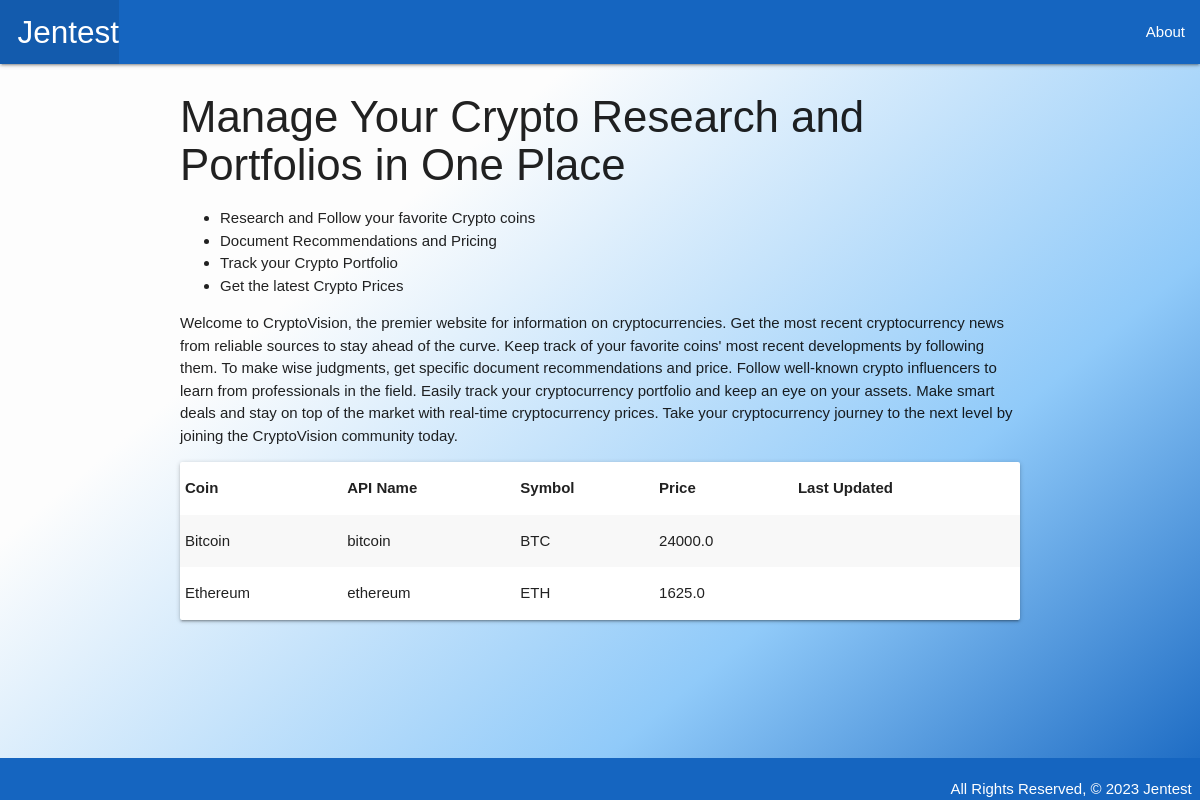
Before: / with the older database file.
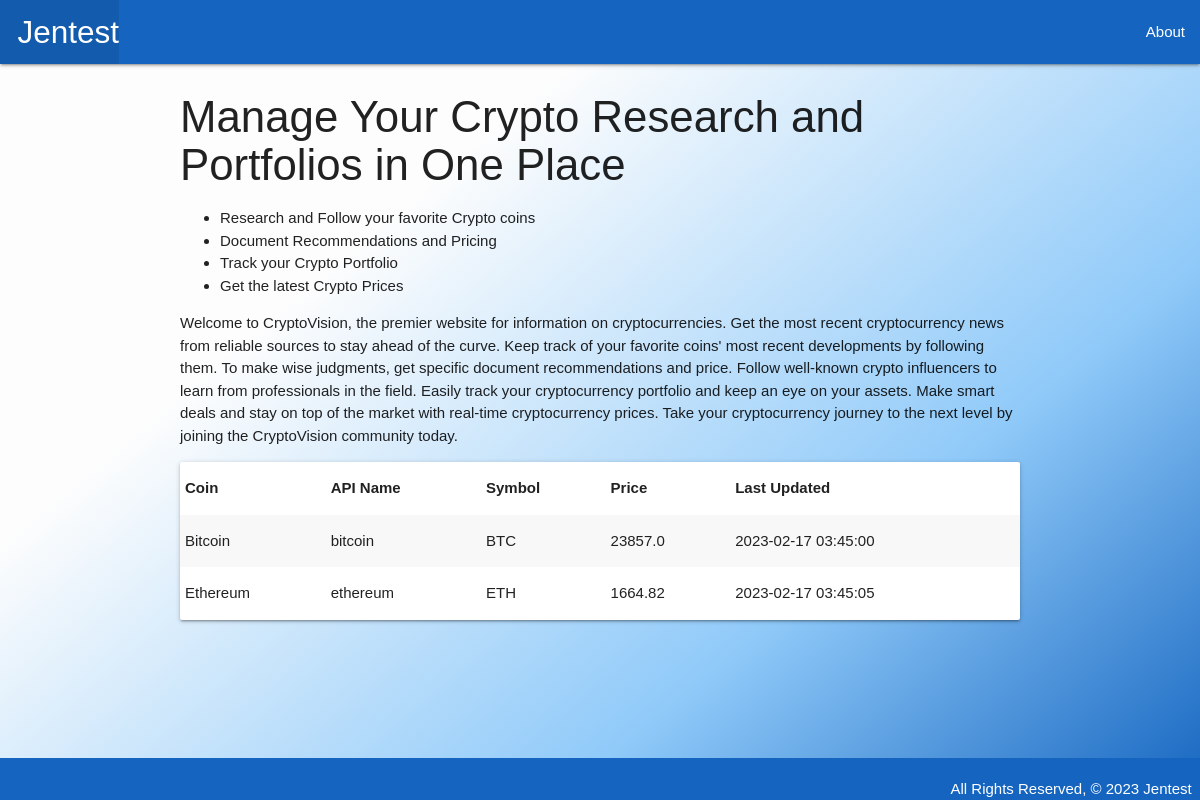
After: the same page with the newer database file.
### MyApp/models.py (models this page shows, shortened)
class Coin(models.Model):
    coin_name = models.CharField(max_length=50)
    api_id = models.CharField(max_length=250, blank=True)
    coin_symbol = models.CharField(max_length=10, blank=True)
    coin_usd_price = models.FloatField(blank=True, null=True)
    last_updated = models.DateTimeField(auto_now=True, blank=True, null=True)
    class Meta:
        ordering = ('coin_name',)

### MyApp/views.py (the view)
# urls.py: 2. Add a URL to urlpatterns:  path('', views.home, name='home')
def home(request):
    coins = Coin.objects.all()
    return render(
        request, 'home.html',
        {'coins': coins}
    )

### MyApp/templates/home.html
{% extends 'base.html' %} {% block content %}
<div class="home-body">
    <h3>Manage Your Crypto Research and Portfolios in One Place</h3>
    <div class="home-body-list">
        <ul class="browser-default">
            <li>Research and Follow your favorite Crypto coins</li>
            <li>Document Recommendations and Pricing</li>
            <li>Track your Crypto Portfolio</li>
            <li>Get the latest Crypto Prices</li>
        </ul>
    </div>
    <p>Welcome to CryptoVision, the premier website for information on cryptocurrencies. Get the most recent cryptocurrency news from reliable sources to stay ahead of the curve. Keep track of your favorite coins' most recent developments by following them. To make wise judgments, get specific document recommendations and price. Follow well-known crypto influencers to learn from professionals in the field. Easily track your cryptocurrency portfolio and keep an eye on your assets. Make smart deals and stay on top of the market with real-time cryptocurrency prices. Take your cryptocurrency journey to the next level by joining the CryptoVision community today.</p>
</div>
<div class="card">
    <table class="striped">
        <thead>
            <tr>
                <th>Coin</th>
                <th>API Name</th>
                <th>Symbol</th>
                <th>Price</th>
                <th>Last Updated</th>
            </tr>
        </thead>
        <tbody>
            {% for coin in coins %}
            <tr>
                <td>{{ coin.coin_name }}</td>
                <td>{{ coin.api_id }}</td>
                <td>{{ coin.coin_symbol }}</td>
                <td>{{ coin.coin_usd_price }}</td>
                <td>{{ coin.last_updated|date:"Y-m-d H:i:s" }}</td>
            </tr>
            {% endfor %}
        </tbody>
    </table>
</div>
{% endblock %}

### MyApp/templates/base.html (shortened to what this page needs)
{% load static %}
<!DOCTYPE html>
<html lang="en">
  <head>
    <link
      rel="stylesheet"
      href="https://cdnjs.cloudflare.com/ajax/libs/materialize/1.0.0/css/materialize.min.css"
    />
   <link rel="stylesheet" type="text/css" href="{% static 'css/style.css' %}" />
  </head>
  <body>
    <header class="navbar-fixed">
      <nav>
        <div class="nav-wrapper blue darken-3">
          <ul>
            <li>
              <a href="/" class="left brand-logo">&nbsp;&nbsp;Jentest</a>
            </li>
          </ul>
          <ul class="right">
            <li><a href="/about">About</a></li>
          </ul>
        </div>
      </nav>
    </header>
    <main class="container">{% block content %} {% endblock %}</main>
    <footer class="page-footer blue darken-3">
      <div>
        All Rights Reserved, &copy; 2023 Jentest &nbsp;
      </div>
    </footer>
  </body>
</html>

### MyApp/static/css/style.css (style rules this page uses)
body { font-family: "Roboto+Flex", sans-serif; display: flex; min-height: 100vh; flex-direction: column; background: linear-gradient(320deg, #1565c0 0%, #90caf9 30%, #fdfdfd 70%); }
main { flex: 1 0 auto; }
footer { padding-top: 0; text-align: right; }

Changed rows visible on the page:
changed Coin "Bitcoin": coin_usd_price "24000.0" → "23857.0"; last_updated (not shown) → "2023-02-17 03:45:00"
changed Coin "Ethereum": coin_usd_price "1625.0" → "1664.82"; last_updated (not shown) → "2023-02-17 03:45:05"
